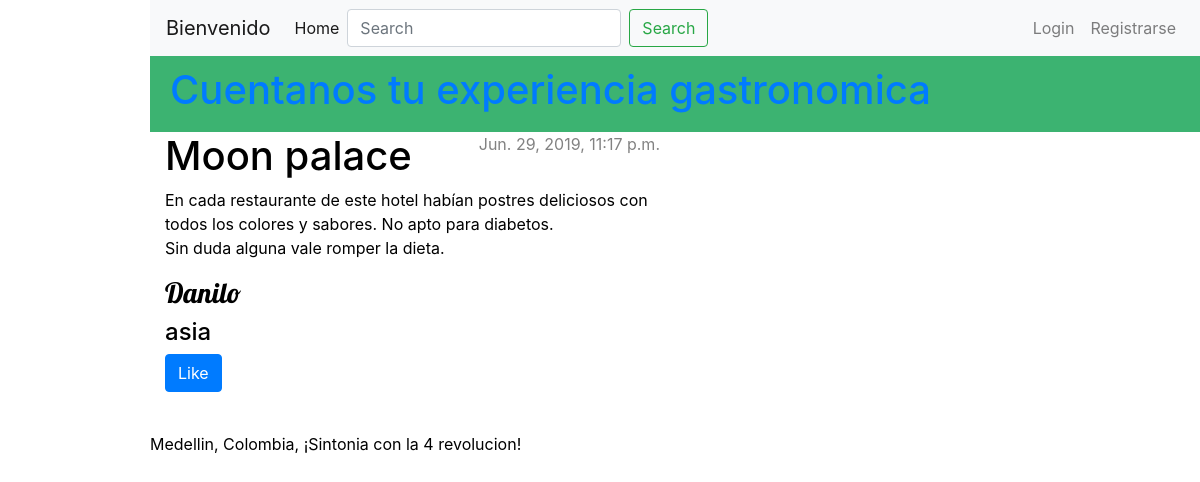
Page /blog/post/1/ on the committed database.
### restaurante/models.py (models this page shows, shortened)
class PostRestaurant(models.Model):
    autor = models.ForeignKey(User, related_name='blog_restaurante', on_delete=models.PROTECT)
    titulo = models.CharField(max_length=200)
    texto = models.TextField()
    fecha_creacion = models.DateTimeField(
            default=timezone.now)
    fecha_publicado = models.DateTimeField(
            blank=True, null=True)
    categoria = models.CharField(max_length=50, choices=TIPO_OPCIONES, default=SUR_AMERICA)
    tags = models.CharField(max_length=100, null=True, blank=True)
    comentarios = models.TextField(max_length=500, default='deja tu comentario aqui!')
    likes = models.ManyToManyField(User, related_name='likes', blank=True)

### restaurante/views.py (the view)
# urls.py: path('post/<int:pk>/', views.post_detail, name='post_detail'),
def post_detail(request, pk):
	post = get_object_or_404(PostRestaurant, pk=pk)
	return render(request, 'restaurante/post_detail.html', {'post': post})

### restaurante/templates/restaurante/post_detail.html (shortened to what this page needs)
{% extends 'restaurante/base.html' %}
    <div class="post">
        {% if post.fecha_publicado %}
            <div class="date2">
                {{ post.fecha_publicado }}
            </div>
        {% endif %}
        <h1>{{ post.titulo }}</h1>
        <p>{{ post.texto|linebreaksbr }}</p>
        <h3>{{ post.autor }}</h3>
        <h4>{{ post.categoria }}</h4>
         <form action="{% url 'restaurante:like_post' %" method="post">
            <button type="submit" name="post_id" value="{{ post.id }}" class="btn btn-primary">Like</button>
         </form>
    </div>

### restaurante/static/css/style.css (style rules this page uses)
body { padding-left: 150px; color: #000000; }
h3 { font-family: 'Lobster', cursive; }
.date2 { float: right; color: #828282; }

### rows in the picture
PostRestaurant: fecha_publicado "Jun. 29, 2019, 11:17 p.m.", titulo "Moon palace", texto "En cada restaurante de este hotel habían postres deliciosos con todos los colores y sabores. No apto para diabetos. Sin duda alguna vale romper la dieta.", autor "Danilo", categoria "asia"
